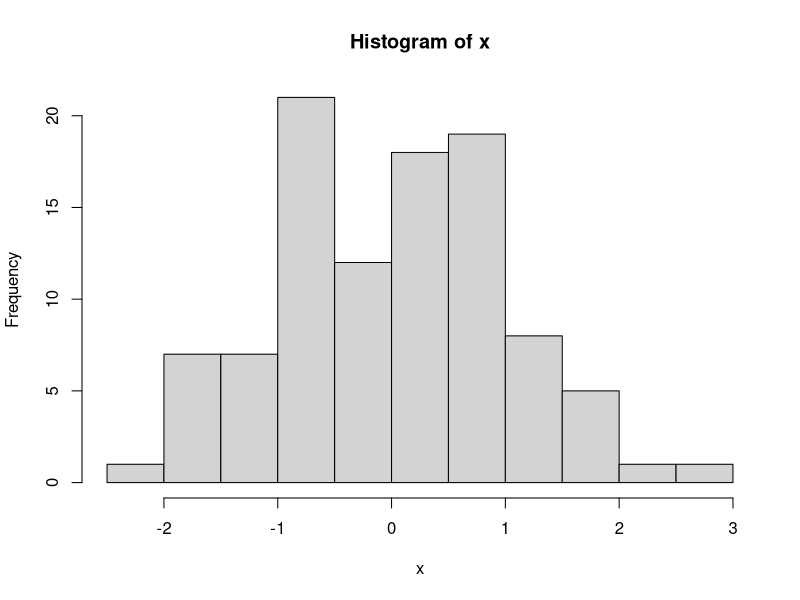
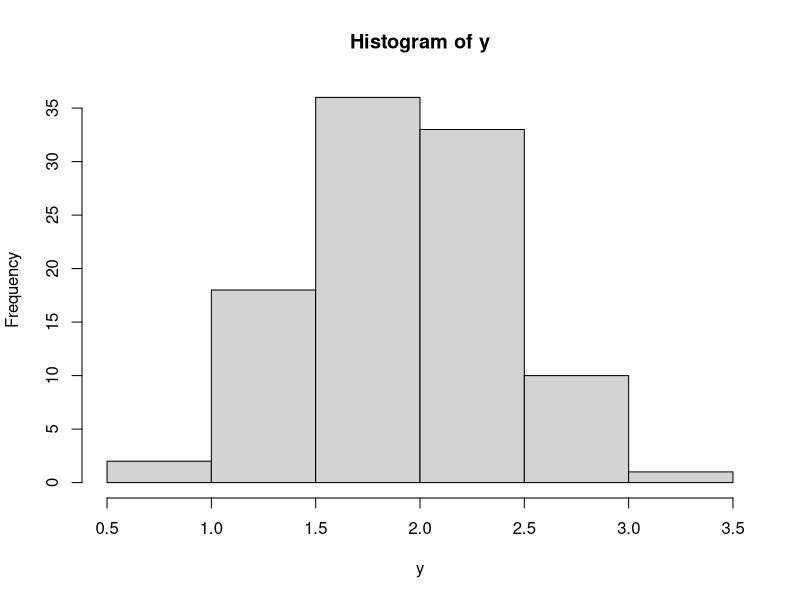

The R script that drew these images, in order:
## ---- chunk 1
knitr::opts_chunk$set(echo = TRUE)
## ---- chunk 2
x = rnorm(n = 100, mean = 0, sd = 1)   # N(0,1)
y = rnorm(n = 100, mean = 2, sd = 0.5) # N(2, 0.5)
## ---- chunk 3
summary(x)
summary(y)
## ---- chunk 4
hist(x)
## ---- chunk 5
hist(y)
## ---- chunk 6
summ.x = summary(x)
summ.y = summary(y)
names(summ.x) # Figure out variable names for indexing
